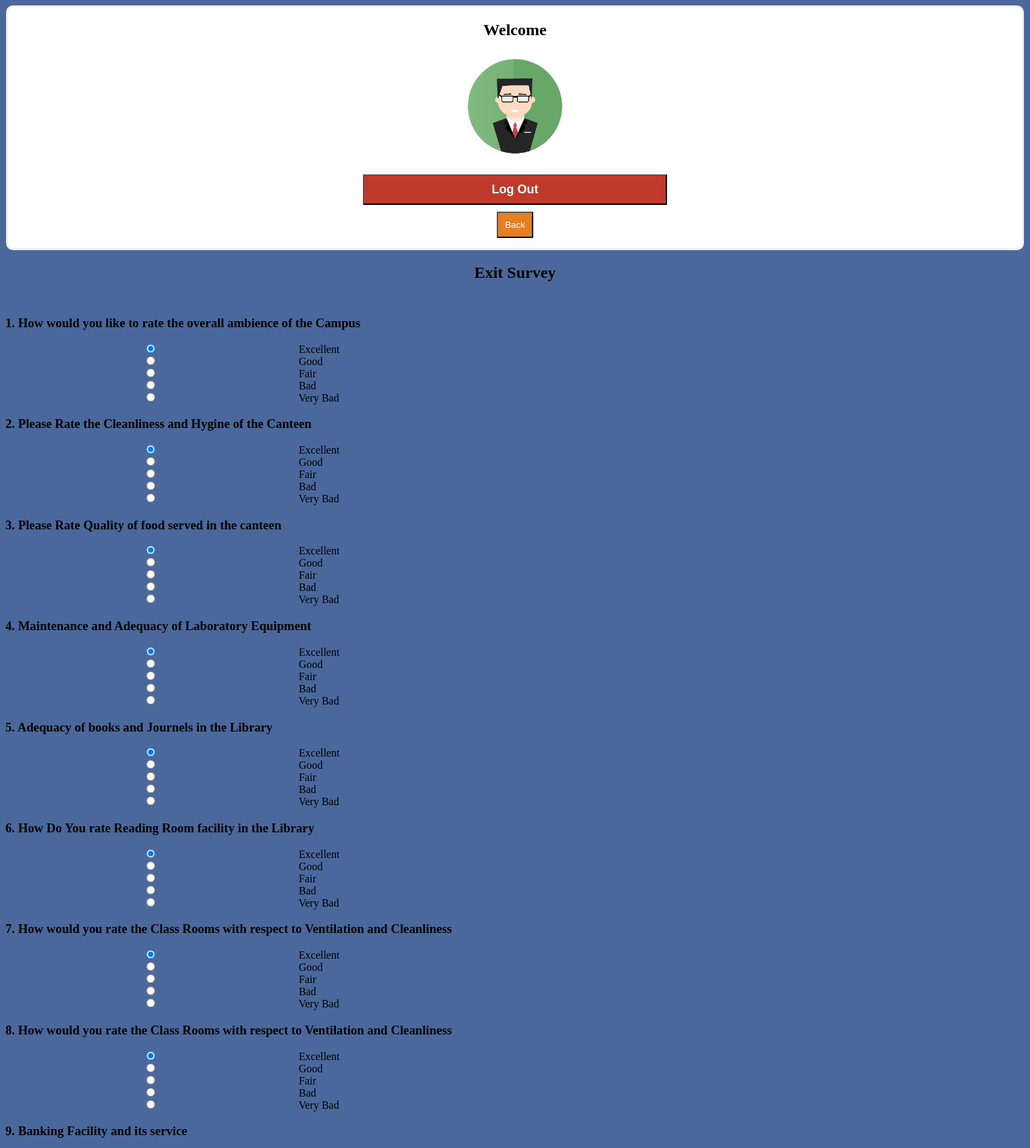
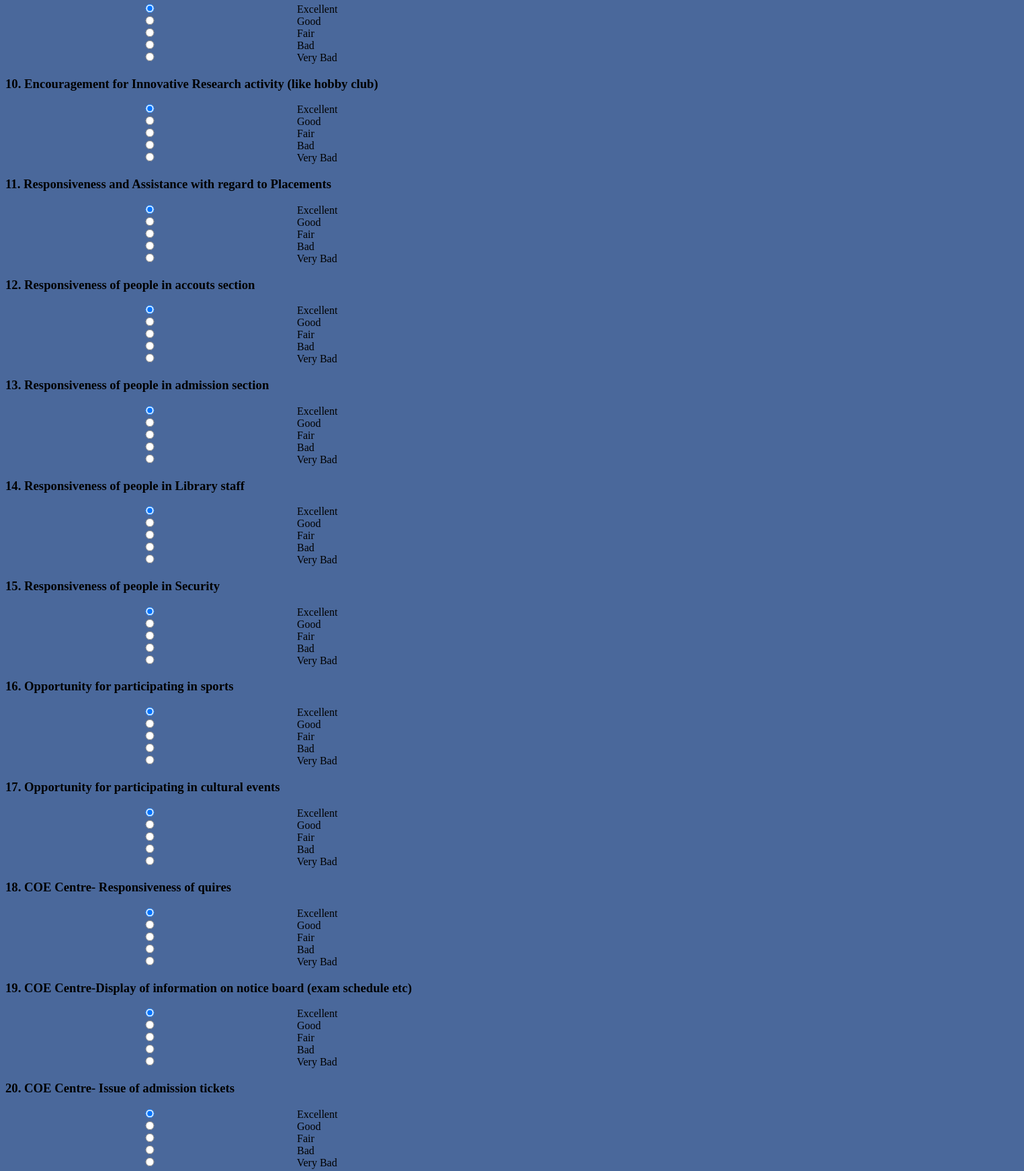
The app's page /feedback/exitsurvey.php (upper part) with its own data (2 pictures, top to bottom).
### tables this page shows
CREATE TABLE `exitquestion` (
  `qid` int(11) NOT NULL,
  `question` varchar(100) DEFAULT NULL
);

### feedback/exitsurvey.php (the view, shortened to what this page needs)
<?php
	require 'dbconfig/config.php';
?>
<!DOCTYPE html>
<html>
<head>
<link rel="stylesheet" href="css/style.css">
</head>
<body>
	<div id="main-wrapper">
		<center><h2>Welcome <?php echo $_SESSION['usn']; ?></h2></center>
		<form action="index.php" method="post">
			<div class="imgcontainer">
				<img src="imgs/avatar.png" alt="Avatar" class="avatar">
			</div>
			<div class="inner_container">
				<button class="logout_button" type="submit">Log Out</button>
			</div>
			<div align ="center">
			<a href="studenthomepage.php"><button type="button" class="back_btn">Back</button></a>
			</div>
		</form>
	</div>
	<?php
	@$usn = $_SESSION['usn'];
	echo  '<h2 align="center">';
	echo 'Exit Survey<br>';
	echo '</h2>';
	$isgiven =  "select * from exitfeedback where usn = '$usn'";
	$isgiven_run = mysqli_query($con, $isgiven);
	if(mysqli_num_rows($isgiven_run)>0){
			echo '<script type="text/javascript">alert("You have already given exit survey!") </script>';
	} else {
	echo '<p>';
		$query = "select qid, question from exitquestion;";
		$query_run = mysqli_query($con,$query);
		@$i=1;
		echo '<div class="questions" >';
		echo '<form method="post" action="afterexit.php">';
while($row = mysqli_fetch_array($query_run))
{
		echo '<h3>';
		echo $row['qid'];
		echo '.  ';
		echo $row['question'];
		echo '</h3>';
		echo '<div>';
		echo '<input type="radio" name="q'.$i.'" value="5" checked="checked"> Excellent<br>';
		echo '<input type="radio" name="q'.$i.'" value="4"> Good<br>';
		echo '<input type="radio" name="q'.$i.'" value="3"> Fair<br>';
		echo '<input type="radio" name="q'.$i.'" value="2"> Bad<br>';
		echo '<input type="radio" name="q'.$i.'" value="1"> Very Bad';
		echo '<br>';
		echo '</div>';
		$i++;
}
echo '<br><br>';
echo '</form>';
echo '</div>';
	}
	?>
		</p>
</body>
</html>

### feedback/css/style.css (style rules this page uses)
input { width: 430px; margin: 0 auto; padding: 10px; border: 1px solid #ccc; }
#main-wrapper { border-radius : 10px; background-color: white; border: 3px solid #f1f1f1; width: 500px; margin: 0 auto; }
.inner_container { width:450px; margin:0 auto; }
.back_btn { margin-top:10px; color: white; margin-bottom:15px; padding: 10px; background-color: #e67e22; }
.logout_button { background-color: #c0392b; color: white; margin-top:10px; padding:10px; width: 100%; font-size:18px; font-weight: bold; }
.imgcontainer { text-align: center; margin: 24px 0 12px 0; }
img.avatar { width: 30%; border-radius: 50%; }

### feedback/exitsurvey.php (style rules this page uses)
body { background-color: #4a689b; }
#main-wrapper { padding-left: 500px; padding-right: 500px; }
.questions { margin-top: 50px; }

### records on screen
exitquestion: qid "1", question "How would you like to rate the overall ambience of the Campus"
exitquestion: qid "2", question "Please Rate the Cleanliness and Hygine of the Canteen"
exitquestion: qid "3", question "Please Rate Quality of food served in the canteen"
exitquestion: qid "4", question "Maintenance and Adequacy of Laboratory Equipment"
exitquestion: qid "5", question "Adequacy of books and Journels in the Library"
exitquestion: qid "6", question "How Do You rate Reading Room facility in the Library"
exitquestion: qid "7", question "How would you rate the Class Rooms with respect to Ventilation and Cleanliness"
exitquestion: qid "8", question "How would you rate the Class Rooms with respect to Ventilation and Cleanliness"
exitquestion: qid "9", question "Banking Facility and its service"
exitquestion: qid "10", question "Encouragement for Innovative Research activity (like hobby club)"
exitquestion: qid "11", question "Responsiveness and Assistance with regard to Placements"
exitquestion: qid "12", question "Responsiveness of people in accouts section"
exitquestion: qid "13", question "Responsiveness of people in admission section"
exitquestion: qid "14", question "Responsiveness of people in Library staff"
exitquestion: qid "15", question "Responsiveness of people in Security"
exitquestion: qid "16", question "Opportunity for participating in sports"
exitquestion: qid "17", question "Opportunity for participating in cultural events"
exitquestion: qid "18", question "COE Centre- Responsiveness of quires"
exitquestion: qid "19", question "COE Centre-Display of information on notice board (exam schedule etc)"
exitquestion: qid "20", question "COE Centre- Issue of admission tickets"
